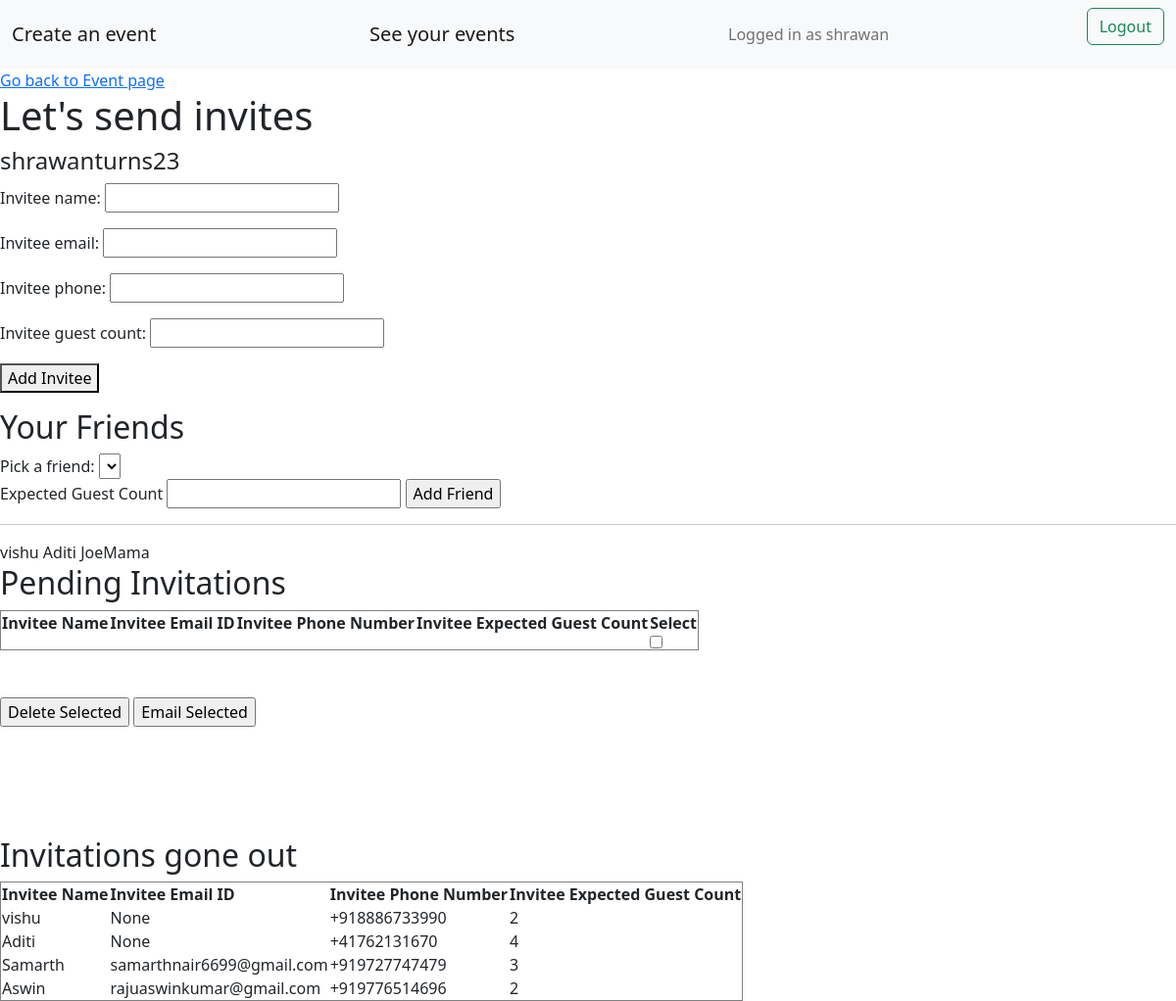
Page /event/shrawanturns23/sendinvites (signed in) on the committed database.
### accounts/models.py (models this page shows, shortened)
class Account(AbstractBaseUser):
    email = models.EmailField(verbose_name="email",max_length=60,unique=True)
    username = models.CharField(max_length=30,unique=True)
    date_joined = models.DateTimeField(verbose_name="date joined",auto_now_add=True)
    last_login = models.DateTimeField(verbose_name="last login",auto_now=True)
    is_admin = models.BooleanField(default=False)
    is_active = models.BooleanField(default=True)
    is_staff = models.BooleanField(default=False)
    is_superuser = models.BooleanField(default=False)
    profile_image = models.ImageField(max_length=255,upload_to = get_profile_image_filepath, null = True, blank = True)
    hide_email = models.BooleanField(default=True)
    phone_number = PhoneNumberField(unique=True)
    USERNAME_FIELD = 'email'
    REQUIRED_FIELDS = ['username','phone_number']
    objects = MyAccountManager()
    def __str__(self):
        return self.username

### events/models.py (models this page shows, shortened)
class Event(models.Model):
    title = models.CharField(max_length=200)
    eventcode = models.CharField(max_length=50,primary_key=True)
    description = RichTextField(blank=True)
    eventtype = models.CharField(max_length=200)
    created = models.DateTimeField(auto_now_add=True)
    location = models.CharField(max_length=200)
    contactperson = models.CharField(max_length=200)
    contactpersonphone = PhoneNumberField()
    user = models.ForeignKey(Account,on_delete=models.CASCADE)
    mark_event_as_completed = models.BooleanField(default=False)
    image = models.ImageField(upload_to='events/images/',blank=True)
    invitation_email_subject = models.CharField(max_length=200, blank=True)
    invitation_email_content = RichTextField(blank=True)
    invitation_whatsapp_content = models.TextField(blank=True,null=True)
    invitation_image = models.ImageField(upload_to='events/images/',blank=True,null = True)
    eventstartdate = models.DateField()
    eventenddate = models.DateField()
    event_start_time = models.TimeField(default=datetime.time(00, 00))
    event_end_time = models.TimeField(blank = True,null=True)
    information_on_schedule = models.TextField(blank=True,null = True)
    event_venue_iframe = models.TextField(blank = True,null=True)
    event_venue_photo = models.ImageField(upload_to='events/images/',blank=True,null=True)
    eventrange = models.PositiveSmallIntegerField(default = 1)
    information_on_venue = models.TextField(blank=True,null = True)
    rsvp_option = models.BooleanField(default=True)
    scheduling_option = models.BooleanField(default=True)
    gallery_option = models.BooleanField(default=True)
    wishes_option = models.BooleanField(default=True)
    rsvp_code = models.CharField(max_length=7,blank=True)
    theme = models.CharField(max_length=50, choices=THEME_CHOICES, default='default-theme.css')

class Invitee(models.Model):
    eventcode = models.ForeignKey(Event,on_delete=models.CASCADE)
    invitee = models.ForeignKey(Account,on_delete=models.CASCADE,related_name="invitation_for_user")
    invitee_name = models.CharField(max_length=70)
    invitee_email = models.EmailField(max_length=70,null = True, blank = True)
    invitee_phone = PhoneNumberField(null = True, blank = True)
    invitee_email_sent = models.BooleanField(default=False)
    invitee_whatsapp_sent = models.BooleanField(default=False)
    invitee_rsvp = models.BooleanField(default=False)
    invitee_guest_count = models.DecimalField(max_digits=1, decimal_places=0)

### invites/views.py (the view, shortened to what this page needs)
# urls.py: path('event/<str:eventcode_key>/sendinvites',views.sendinvites,name='sendinvites'),
@login_required
def sendinvites(request,eventcode_key):
    event = Event.objects.get(user = request.user, eventcode = eventcode_key)
    current_invitees = Invitee.objects.filter(eventcode = event)
    invited_guests = current_invitees.filter(Q(invitee_email_sent = True) | Q(invitee_whatsapp_sent = True))
    invites_pending = current_invitees.filter(invitee_email_sent = False,invitee_whatsapp_sent = False)
    friends = Friend.objects.filter(user = request.user).order_by('-friendship_strength')
    uninvited_friends = []
    invited_friends = list(Invitation.objects.filter(eventcode = event ,invitation_from = event.user))
    invited_friends = [f.user for f in invited_friends]
    for f in friends:
        if f.friend in invited_friends:
            f.invite_sent = True
        else:
            uninvited_friends.append(f.friend)
            f.invite_sent = False
    if request.method == 'GET':
        return render(request,'invites/sendinvites.html',{'form':InviteeForm(),'event':event,'invited_guests':invited_guests,'invites_pending':invites_pending,'uninvited_friends':uninvited_friends,'invited_friends':invited_friends})

### invites/forms.py
class InviteeForm(ModelForm):
    class Meta:
        model = Invitee
        fields = ['invitee_name','invitee_email','invitee_phone','invitee_guest_count']
    def __init__(self, *args, **kwargs):
        super(InviteeForm, self).__init__(*args, **kwargs)
        self.fields['invitee_email'].required = False
        self.fields['invitee_phone'].required = False

### invites/templates/invites/sendinvites.html (shortened to what this page needs)
{% extends 'invites/base.html' %}
{% block content %}
<a href = "{% url 'viewevent' event.eventcode %}">Go back to Event page</a>
<h1>Let's send invites</h1>
<h4>{{ event.title }}</h4>
<form method="POST">
    {{form.as_p}}
    <button type="submit">Add Invitee</button>
</form>
<h2> Your Friends </h2>
<form method="POST" action="{% url 'addfriendinvites' event.eventcode %}">
    <label for="cars">Pick a friend:</label>
    <select name="friend" id="friend">
    </select>
    <br>
    <label for="friend_guest_count">Expected Guest Count</label>
    <input type="number" name="friend_guest_count" min="0" id = "friend_guest_count">
    <input type = "submit" name = "Add_Friend" value = "Add Friend">
</form>
<hr>
{% for f in invited_friends %}
    {{f}}
{% endfor %}
<h2>Pending Invitations</h2>
<form method = "POST" action="{% url 'finalizeinvitees' event.eventcode %}">
    <table border="1">
        <tr>
            <th>Invitee Name</th>
            <th>Invitee Email ID</th>
            <th>Invitee Phone Number</th>
            <th>Invitee Expected Guest Count</th>
            <th>Select</th>
        </tr>
        <tr>
            <td></td>
            <td></td>
            <td></td>
            <td></td>
            <td> <input type = "checkbox" onClick="toggle(this)"></td>
        </tr>
    </table>
    <br><br>
    <input type = "submit" name = "Delete_Selected" value = "Delete Selected">
    <input type = "submit" name = "Email_Selected" value = "Email Selected">
</form>
<h2>Invitations gone out</h2>
    <table border="1">
        <tr>
            <th>Invitee Name</th>
            <th>Invitee Email ID</th>
            <th>Invitee Phone Number</th>
            <th>Invitee Expected Guest Count</th>
        </tr>
        {% for invitee in invited_guests %}
        <tr>
            <td>{{ invitee.invitee_name }}</td>
            <td>{{ invitee.invitee_email }}</td>
            <td>{{ invitee.invitee_phone }}</td>
            <td>{{ invitee.invitee_guest_count }}</td>
        </tr>
        {% endfor %}
    </table>
{% endblock %}

### invites/templates/invites/base.html (shortened to what this page needs)
<link href="https://cdn.jsdelivr.net/npm/bootstrap@5.2.0/dist/css/bootstrap.min.css" rel="stylesheet">
{% if user.is_authenticated %}
    <nav class="navbar bg-light">
        <div class="container-fluid">
            <a class="navbar-brand" href = "{% url 'createevent' %}">Create an event</a>
            <a class="navbar-brand" href = "{% url 'allactions' %}">See your events</a>
            <span class="navbar-text">
                Logged in as {{ user.username }}
            </span>
            <form method="POST" action = "{% url 'logoutuser' %}">
                <button class="btn btn-outline-success" type="submit">Logout</button>
            </form>
        </div>
    </nav>
{% endif %}
{% block content%}{% endblock %}

### rows in the picture
Account: username "shrawan"
Event: title "shrawanturns23"
Account: username "vishu"
Account: username "Aditi"
Account: username "JoeMama"
Invitee: invitee_name "vishu", invitee_email "None", invitee_phone "+918886733990", invitee_guest_count "2"
Invitee: invitee_name "Aditi", invitee_email "None", invitee_phone "+41762131670", invitee_guest_count "4"
Invitee: invitee_name "Samarth", invitee_email "samarthnair6699@gmail.com", invitee_phone "+919727747479", invitee_guest_count "3"
Invitee: invitee_name "Aswin", invitee_email "rajuaswinkumar@gmail.com", invitee_phone "+919776514696", invitee_guest_count "2"
